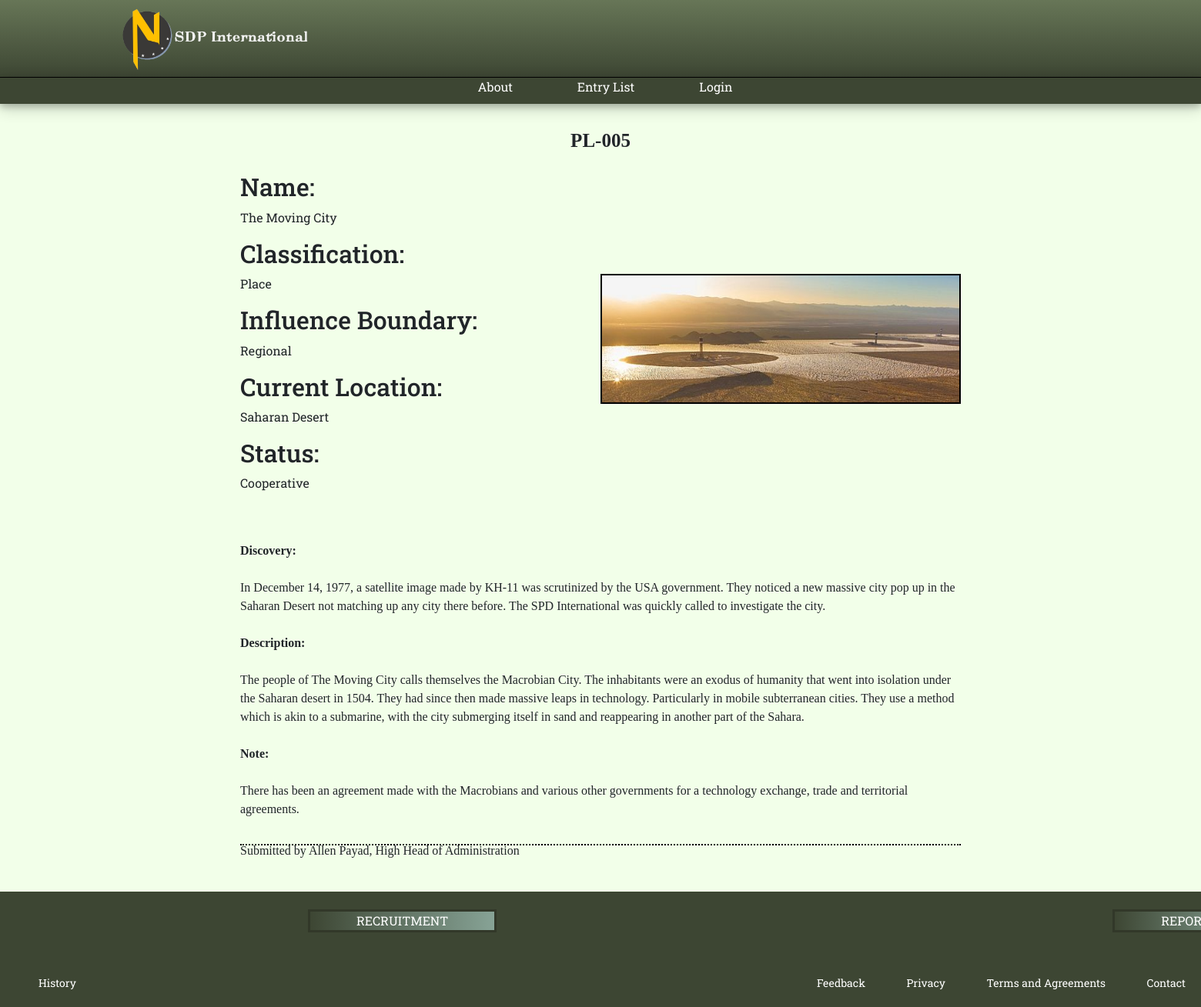
Screenshot of /entryTemplate.php?id=40 with the database file from the repository.
### tables this page shows
CREATE TABLE `entrysubdb` (
  `id` int(11) NOT NULL,
  `name` varchar(255) NOT NULL,
  `location` varchar(255) NOT NULL,
  `title` varchar(255) NOT NULL,
  `report` mediumtext NOT NULL,
  `type` enum('Object','Entity','Event','Place') NOT NULL,
  `threat` enum('Vicinity','Local','Regional','Continental','Global') NOT NULL,
  `status` enum('Unknown','Secured','Cooperative','Terminated','Monitored') NOT NULL,
  `image` text NOT NULL,
  `entryName` varchar(255) NOT NULL
);

### database/functions.php (called while the page is built, shortened)
<?php
    $conn = mysqli_connect(DB_SERVER, DB_USERNAME, DB_PASSWORD, DB_NAME);
    if(isset($_REQUEST['id'])){
        $id = $_REQUEST['id'];
        $sql = "SELECT * FROM `entrysubdb` WHERE id = $id";
        $query = mysqli_query($conn, $sql);
    }
?>

### entryTemplate.php (the view, shortened to what this page needs)
<?php
    include "database/functions.php";
?>
<!DOCTYPE html>
<html lang="en">
<head>
    <link rel="stylesheet" href="css/bootstrap.css">
    <link rel="stylesheet" href="base.css">
    <link rel="stylesheet" href="layouts.css">
    <link rel="stylesheet" href="modules.css">
</head>
<body>
    <header>
        <div class="header-border">
            <div class="logo-img">
                <a href="index.php">
                    <img src="images/headerlogo.png" alt="Logo" width="75px">
                </a>
            </div>
        </div>
    </header>
    <header class="header-bottomshape">
        <nav>
            <ul>
                <li>
                    <a href="aboutUs.php">About</a>
                    <a href="entryList.php">Entry List</a>
                    <?php if(empty($_SESSION)) : ?>
                        <a href="#" data-bs-toggle="modal" data-bs-target="#modal-login">Login</a>
                    <?php endif ?>
                </li>
            </ul>
        </nav>
    </header>
    <main class="main-entry">
    <?php foreach($query as $q): ?>
        <div class="content-top-entrytem">
            <h1><?php echo $q['entryName']?> </h1>
        </div>
        <div class="content-left-entrytem">
            <h2>Name:</h2>
            <p> <?php echo $q['title']?> </p>
            <h2>Classification:</h2>
            <p> <?php echo $q['type']?> </p>
            <h2>Influence Boundary:</h2>
            <p> <?php echo $q['threat']?> </p>
            <h2>Current Location:</h2>
            <p> <?php echo $q['location']?> </p>
            <h2>Status:</h2>
            <p> <?php echo $q['status']?> </p>
        </div>
        <div class="content-right-entrytem">
            <img src="images/<?php echo $q['image']?>" alt="Image Unavailable" >
        </div>
        <div class="content-bottom-entrytem">
            <br>
            <br>
            <p>
                <?php echo $q['report']?>
            </p>
            <div class="entry-line">
            <p>
                Submitted by <?php echo $q['name']?>
            </p>
        </div>
        </div>
    <?php endforeach; ?>
    </main>
    <footer>
        <div class="footer-top">
            <a href="recruitment.php" class="btn btn-info link" role="button">RECRUITMENT</a>
            <a href="#" class="btn btn-info link" role="button" data-bs-toggle="modal" data-bs-target="#modal-report">REPORT</a>
        </div>
        <div class="footer-bottom-left">
            <a href="history.php">History</a>
        </div>
        <div class="footer-bottom">
            <a href="#" data-bs-toggle="modal" data-bs-target="#modal-feedback">Feedback</a>
            <a href="privacy.php">Privacy</a>
            <a href="termsAndAgreements.php">Terms and Agreements</a>
            <a href="contactUs.php">Contact</a>
        </div>
    </footer>
</body>
</html>

### base.css (style rules this page uses)
* { margin: 0; padding: 0; box-sizing: border-box; }
body { background-color: #F2FFE9; font-family: 'Roboto Slab',system-ui, -apple-system, BlinkMacSystemFont, 'Segoe UI', Roboto, Oxygen, Ubuntu, Cantarell, 'Open Sans', 'Helvetica Neue', sans-serif; }
h1 { font-family: Oswald; font-size: 25px; font-style: normal; font-variant: normal; font-weight: bold; line-height: 26.4px; }

### layouts.css (style rules this page uses)
header { height: 100px; background: rgb(103,118,87); background: linear-gradient( rgba(103,118,87,1) 0%, rgba(61,70,51,1) 100%); display: flex; justify-content: space-around; align-items: center; flex-wrap: wrap; border: black; }
.header-border { width: 100%; display: flex; justify-content: space-evenly; align-self: center; flex-wrap: wrap; }
.logo-img { display: flex; justify-content: left; margin-right: auto; margin-left: 10%; }
.logo-img a { width: 100px; justify-content: left; }
.logo-img a img { width: 250px; justify-content: left; }
header nav ul { display: flex; list-style-type: none; }
header nav ul a { text-decoration: none; color: white; margin-right: 20px; font-size: 15px; }
.header-bottomshape { background: #3D4633; height: 35px; border-top: black solid 1px; display: flex; align-items: center; margin-bottom: 30px; box-shadow: 0 4px 8px 0 rgba(0, 0, 0, 0.2), 0 6px 20px 0 rgba(0, 0, 0, 0.19); }
.header-bottomshape li a { font-size: 16px; padding: 5px 30px 5px 30px; }
footer { margin-top: 50px; height: 150px; width: 100%; background-color: #3D4633; display: flex; justify-content: flex-end; align-items: center; flex-wrap: wrap; border: black; position: absolute; }
.link { border: rgb(50, 56, 41) solid; border-radius: 0; height: 30px; padding: 0 60px; margin-top: 10px; margin-right: 400px; margin-left: 400px; color: white; background: rgb(61,70,51); background: linear-gradient(90deg, rgba(61,70,51,1) 0%, rgba(135,163,150,1) 100%); }
footer a { color: white; margin-left: 50px; text-decoration: none; }
.footer-top { display: flex; justify-content: space-evenly; font-family: 'Roboto Slab'; margin-top: 10px; width: 100%; height: 40px; width: 100%; }
.footer-bottom-left { font-size: 14px; margin: 0; text-align: left; padding-right: 20px; padding-top: 50px; width: 50%; height: 90px; font-family: 'Roboto Slab'; }
.footer-bottom { font-size: 14px; margin: 0; text-align: right; padding-right: 20px; padding-top: 50px; width: 50%; height: 90px; font-family: 'Roboto Slab'; }
.main-entry { display: flex; min-height: calc(100vh - 265px); width: 60%; align-items: center; justify-content: center; margin: auto; flex-wrap: wrap; }

### modules.css (style rules this page uses)
.content-top-entrytem { text-align: center; width: 100%; margin: 5px 0 20px 0; }
.content-left-entrytem { width: 50%; }
.content-right-entrytem { width: 50%; height: 30%; border: 2px solid black; }
.content-right-entrytem img { width: 100%; max-height: 100%; }
.entry-line { width: 100%; border-bottom: 2px dotted black; height: 5px; margin-top: 30px; margin-bottom: 10px; }
.content-bottom-entrytem { font-family: Oswald; }

### rows the page displays
entrysubdb: entryName "PL-005", title "The Moving City", type "Place", threat "Regional", location "Saharan Desert", status "Cooperative", image (picture), report "Discovery: In December 14, 1977, a satellite image made by KH-11 was scrutinized by the USA government. They noticed a new massive city pop up in the Saharan Desert not matching up any city there before. The SPD International was quickly called to investigate the city. Description: The people of The Moving City calls themselves the Macrobian City. The inhabitants were an exodus of humanity that went into isolation under the Saharan desert in 1504. They had since then made massive leaps in technology. Particularly in mobile subterranean cities. They use a method which is akin to a submarine, with the city submerging itself in sand and reappearing in another part of the Sahara. Note: There…", name "Allen Payad, High Head of Administration"
